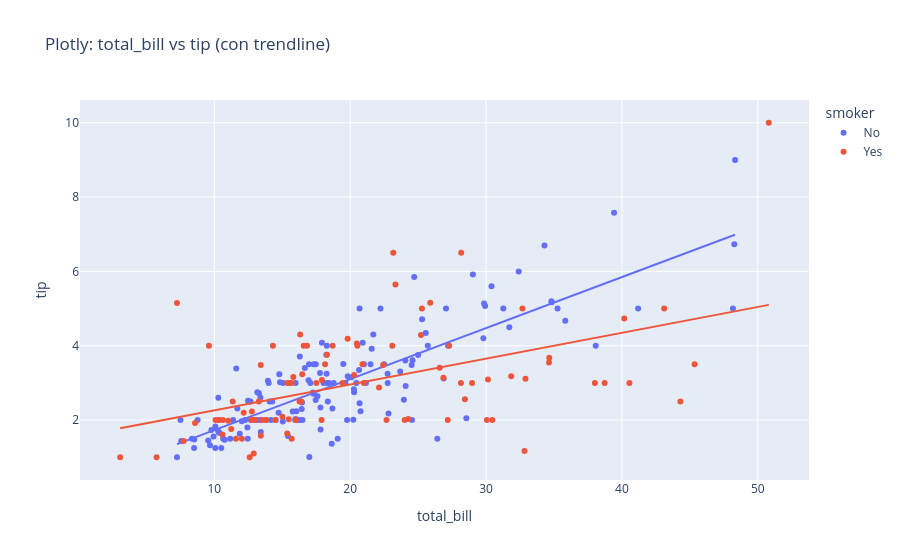

Source (notebook cell):
### Markdown cell above
1. Plotly (interactivo)

### Code cell
import plotly.express as px

fig = px.scatter(
    tips,
    x="total_bill",
    y="tip",
    color="smoker",
    trendline="ols",
    title="Plotly: total_bill vs tip (con trendline)"
)
fig.show()

### Figure 1 — Plotly figure (JSON) as saved in the notebook; plotly's stock layout.template omitted (floating-point values rounded to 4 significant figures; data arrays with more than 128 entries replaced by an {"elided": "..."} marker saying what was removed)
{"data": [{"hovertemplate": "smoker=No<br>total_bill=%{x}<br>tip=%{y}<extra></extra>", "legendgroup": "No", "marker": {"color": "#636efa", "symbol": "circle"}, "mode": "markers", "name": "No", "orientation": "v", "showlegend": true, "type": "scatter", "x": {"elided": "151 float values"}, "xaxis": "x", "y": {"elided": "151 float values"}, "yaxis": "y"}, {"hovertemplate": "<b>OLS trendline</b><br>tip = 0.137156 * total_bill + 0.360069<br>R<sup>2</sup>=0.675984<br><br>smoker=No<br>total_bill=%{x}<br>tip=%{y} <b>(trend)</b><extra></extra>", "legendgroup": "No", "marker": {"color": "#636efa", "symbol": "circle"}, "mode": "lines", "name": "No", "showlegend": false, "type": "scatter", "x": {"elided": "151 float values"}, "xaxis": "x", "y": {"elided": "151 float values"}, "yaxis": "y"}, {"hovertemplate": "smoker=Yes<br>total_bill=%{x}<br>tip=%{y}<extra></extra>", "legendgroup": "Yes", "marker": {"color": "#EF553B", "symbol": "circle"}, "mode": "markers", "name": "Yes", "orientation": "v", "showlegend": true, "type": "scatter", "x": [38.01, 11.24, 20.29, 13.81, 11.02, 18.29, 3.07, 15.01, 26.86, 25.28, 17.92, 19.44, 32.68, 28.97, 5.75, 16.32, 40.17, 27.28, 12.03, 21.01, 11.35, 15.38, 44.3, 22.42, 15.36, 20.49, 25.21, 14.31, 16.0, 17.51, 10.59, 10.63, 50.81, 15.81, 7.25, 31.85, 16.82, 32.9, 17.89, 14.48, 9.6, 34.63, 34.65, 23.33, 45.35, 23.17, 40.55, 20.9, 30.46, 18.15, 23.1, 15.69, 19.81, 28.44, 15.48, 16.58, 10.34, 43.11, 13.0, 13.51, 18.71, 12.74, 13.0, 16.4, 20.53, 16.47, 26.59, 38.73, 24.27, 12.76, 30.06, 25.89, 13.27, 28.17, 12.9, 28.15, 11.59, 7.74, 30.14, 12.16, 13.42, 8.58, 13.42, 16.27, 10.09, 22.12, 24.01, 15.69, 15.53, 12.6, 32.83, 27.18, 22.67], "xaxis": "x", "y": [3.0, 1.76, 3.21, 2.0, 1.98, 3.76, 1.0, 2.09, 3.14, 5.0, 3.08, 3.0, 5.0, 3.0, 1.0, 4.3, 4.73, 4.0, 1.5, 3.0, 2.5, 3.0, 2.5, 3.48, 1.64, 4.06, 4.29, 4.0, 2.0, 3.0, 1.61, 2.0, 10.0, 3.16, 5.15, 3.18, 4.0, 3.11, 2.0, 2.0, 4.0, 3.55, 3.68, 5.65, 3.5, 6.5, 3.0, 3.5, 2.0, 3.5, 4.0, 1.5, 4.19, 2.56, 2.02, 4.0, 2.0, 5.0, 2.0, 2.0, 4.0, 2.01, 2.0, 2.5, 4.0, 3.23, 3.41, 3.0, 2.03, 2.23, 2.0, 5.16, 2.5, 6.5, 1.1, 3.0, 1.5, 1.44, 3.09, 2.2, 3.48, 1.92, 1.58, 2.5, 2.0, 2.88, 2.0, 3.0, 3.0, 1.0, 1.17, 2.0, 2.0], "yaxis": "y"}, {"hovertemplate": "<b>OLS trendline</b><br>tip = 0.0695902 * total_bill + 1.56427<br>R<sup>2</sup>=0.238357<br><br>smoker=Yes<br>total_bill=%{x}<br>tip=%{y} <b>(trend)</b><extra></extra>", "legendgroup": "Yes", "marker": {"color": "#EF553B", "symbol": "circle"}, "mode": "lines", "name": "Yes", "showlegend": false, "type": "scatter", "x": [3.07, 5.75, 7.25, 7.74, 8.58, 9.6, 10.09, 10.34, 10.59, 10.63, 11.02, 11.24, 11.35, 11.59, 12.03, 12.16, 12.6, 12.74, 12.76, 12.9, 13.0, 13.0, 13.27, 13.42, 13.42, 13.51, 13.81, 14.31, 14.48, 15.01, 15.36, 15.38, 15.48, 15.53, 15.69, 15.69, 15.81, 16.0, 16.27, 16.32, 16.4, 16.47, 16.58, 16.82, 17.51, 17.89, 17.92, 18.15, 18.29, 18.71, 19.44, 19.81, 20.29, 20.49, 20.53, 20.9, 21.01, 22.12, 22.42, 22.67, 23.1, 23.17, 23.33, 24.01, 24.27, 25.21, 25.28, 25.89, 26.59, 26.86, 27.18, 27.28, 28.15, 28.17, 28.44, 28.97, 30.06, 30.14, 30.46, 31.85, 32.68, 32.83, 32.9, 34.63, 34.65, 38.01, 38.73, 40.17, 40.55, 43.11, 44.3, 45.35, 50.81], "xaxis": "x", "y": [1.778, 1.964, 2.069, 2.103, 2.161, 2.232, 2.266, 2.284, 2.301, 2.304, 2.331, 2.346, 2.354, 2.371, 2.401, 2.41, 2.441, 2.451, 2.452, 2.462, 2.469, 2.469, 2.488, 2.498, 2.498, 2.504, 2.525, 2.56, 2.572, 2.609, 2.633, 2.635, 2.642, 2.645, 2.656, 2.656, 2.664, 2.678, 2.697, 2.7, 2.706, 2.71, 2.718, 2.735, 2.783, 2.809, 2.811, 2.827, 2.837, 2.866, 2.917, 2.943, 2.976, 2.99, 2.993, 3.019, 3.026, 3.104, 3.124, 3.142, 3.172, 3.177, 3.188, 3.235, 3.253, 3.319, 3.324, 3.366, 3.415, 3.433, 3.456, 3.463, 3.523, 3.525, 3.543, 3.58, 3.656, 3.662, 3.684, 3.781, 3.838, 3.849, 3.854, 3.974, 3.976, 4.209, 4.26, 4.36, 4.386, 4.564, 4.647, 4.72, 5.1], "yaxis": "y"}], "layout": {"legend": {"title": {"text": "smoker"}, "tracegroupgap": 0}, "title": {"text": "Plotly: total_bill vs tip (con trendline)"}, "xaxis": {"anchor": "y", "domain": [0, 1], "title": {"text": "total_bill"}}, "yaxis": {"anchor": "x", "domain": [0, 1], "title": {"text": "tip"}}}}
